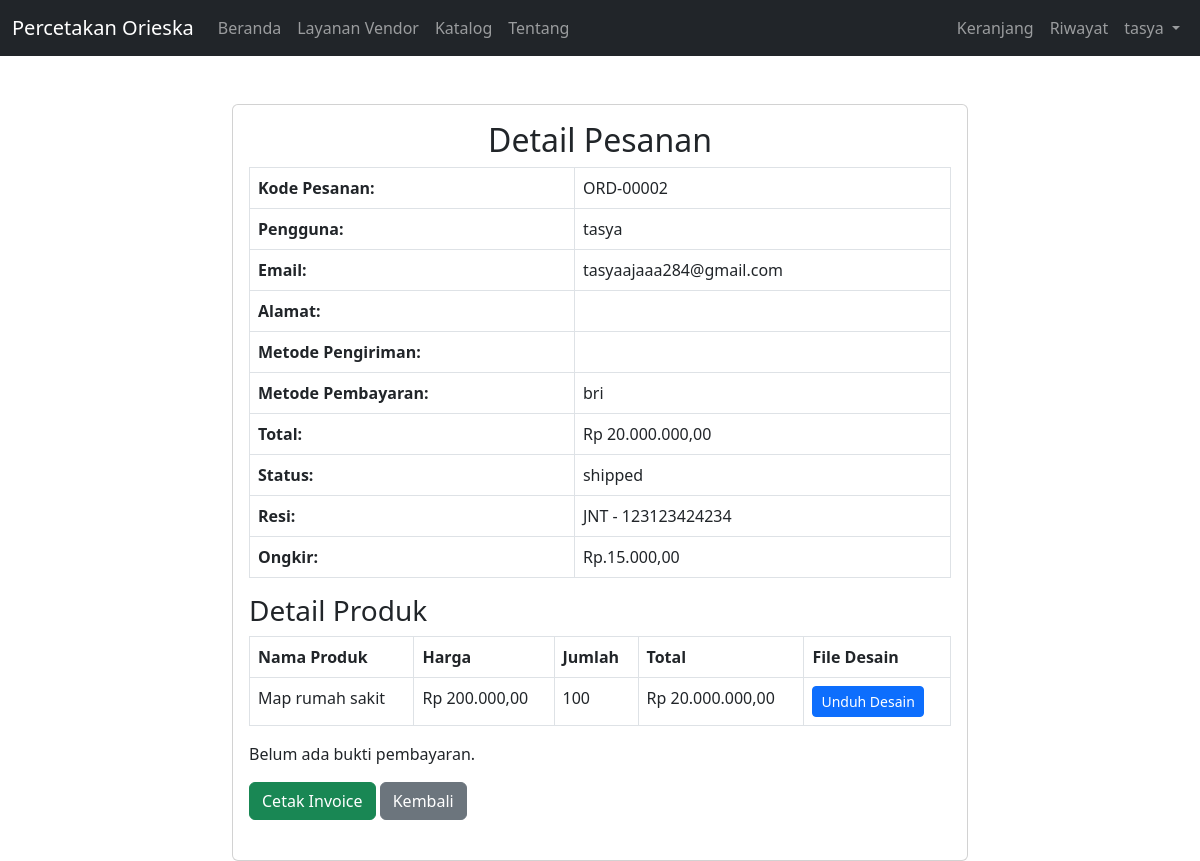
Screenshot of /consumer/view_order_detail.php?id=2 (signed in) with the database file from the repository.
### tables this page shows
CREATE TABLE `orders` (
  `id` int(11) NOT NULL,
  `user_id` int(11) NOT NULL,
  `order_code` varchar(20) NOT NULL,
  `total` decimal(10,2) NOT NULL,
  `created_at` timestamp NOT NULL DEFAULT current_timestamp(),
  `updated_at` timestamp NOT NULL DEFAULT current_timestamp() ON UPDATE current_timestamp(),
  `address` varchar(255) NOT NULL,
  `shipping_method` varchar(50) NOT NULL,
  `payment_method` varchar(50) NOT NULL,
  `status` varchar(50) NOT NULL DEFAULT 'pending',
  `tracking_number` varchar(255) DEFAULT NULL,
  `shipping_cost` decimal(10,2) DEFAULT NULL,
  `payment_proof` varchar(255) DEFAULT NULL,
  `rejection_notes` text DEFAULT NULL,
  `proofing_file` varchar(255) DEFAULT NULL
);

CREATE TABLE `users` (
  `id` int(11) NOT NULL,
  `user_code` varchar(20) DEFAULT NULL,
  `username` varchar(50) NOT NULL,
  `password` varchar(255) NOT NULL,
  `email` varchar(100) NOT NULL,
  `role` enum('admin','individual','company','bagian_produksi','bagian_keuangan','bagian_pengiriman','bagian_praproduksi','pemilik') NOT NULL,
  `created_at` timestamp NOT NULL DEFAULT current_timestamp(),
  `email_verified` tinyint(1) DEFAULT 0,
  `verification_code` varchar(255) DEFAULT NULL
);

CREATE TABLE `order_items` (
  `id` int(11) NOT NULL,
  `order_id` int(11) NOT NULL,
  `product_id` int(11) NOT NULL,
  `quantity` int(11) NOT NULL,
  `price` decimal(10,2) NOT NULL,
  `design_file` varchar(255) DEFAULT NULL,
  `note` text DEFAULT NULL
);

CREATE TABLE `products` (
  `id` int(11) NOT NULL,
  `product_code` varchar(20) NOT NULL,
  `name` varchar(100) NOT NULL,
  `description` text DEFAULT NULL,
  `price` decimal(10,2) NOT NULL,
  `image` varchar(255) DEFAULT NULL,
  `created_at` timestamp NOT NULL DEFAULT current_timestamp(),
  `company` tinyint(1) DEFAULT 0,
  `estimasi_pengerjaan` varchar(255) DEFAULT NULL,
  `min_order` int(11) DEFAULT 1
);

### consumer/view_order_detail.php (the view, shortened to what this page needs)
<?php
include '../includes/db.php';
$order_id = $_GET['id'];
$stmt = $conn->prepare("SELECT orders.*, orders.order_code, users.username, users.email FROM orders
                        JOIN users ON orders.user_id = users.id
                        WHERE orders.id = ? AND orders.user_id = ?");
$stmt->bind_param("ii", $order_id, $_SESSION['user_id']);
$stmt->execute();
$result = $stmt->get_result();
$order = $result->fetch_assoc();
$stmt = $conn->prepare("SELECT order_items.*, products.name AS product_name FROM order_items
                        JOIN products ON order_items.product_id = products.id
                        WHERE order_items.order_id = ?");
$stmt->bind_param("i", $order_id);
$stmt->execute();
$result = $stmt->get_result();
$order_items = $result->fetch_all(MYSQLI_ASSOC);
?>
<!DOCTYPE html>
<html lang="id">
<head>
    <link href="https://cdn.jsdelivr.net/npm/bootstrap@5.3.0/dist/css/bootstrap.min.css" rel="stylesheet">
</head>
<body>
    <nav class="navbar navbar-expand-lg navbar-dark bg-dark sticky-top">
        <div class="container-fluid">
            <a class="navbar-brand" href="#">Percetakan Orieska</a>
            <div class="collapse navbar-collapse" id="navbarNavDropdown">
                <ul class="navbar-nav me-auto mb-2 mb-lg-0">
                    <li class="nav-item">
                        <a class="nav-link" aria-current="page" href="../index.php">Beranda</a>
                    </li>
                    <li class="nav-item">
                        <a class="nav-link" href="../layanan.php">Layanan Vendor</a>
                    </li>
                    <li class="nav-item">
                        <a class="nav-link" href="catalog.php">Katalog</a>
                    </li>
                    <li class="nav-item">
                        <a class="nav-link" href="../about.php">Tentang</a>
                    </li>
                </ul>
                <ul class="navbar-nav mb-2 mb-lg-0">
                    <li class="nav-item">
                        <a class="nav-link" href="cart.php"><i class="bi bi-cart"></i> Keranjang</a>
                    </li>
                    <li class="nav-item">
                        <a class="nav-link" href="order_history.php"><i class="material-icons"></i> Riwayat</a>
                    </li>
                    <?php if (isset($_SESSION['username'])): ?>
                        <li class="nav-item dropdown">
                            <a class="nav-link dropdown-toggle" href="#" id="userDropdown" role="button" data-bs-toggle="dropdown" aria-expanded="false">
                                <?= htmlspecialchars($_SESSION['username']); ?>
                            </a>
                        </li>
                    <?php endif; ?>
                </ul>
            </div>
        </div>
    </nav>
    <div class="container mt-5">
        <div class="row justify-content-center">
            <div class="col-md-8">
                <div class="card">
                    <div class="card-body">
                        <h2 class="text-center">Detail Pesanan</h2>
                        <table class="table table-bordered">
                            <tr>
                                <th>Kode Pesanan:</th>
                                <td><?= htmlspecialchars($order['order_code']) ?></td>
                            </tr>
                            <tr>
                                <th>Pengguna:</th>
                                <td><?= htmlspecialchars($order['username']) ?></td>
                            </tr>
                            <tr>
                                <th>Email:</th>
                                <td><?= htmlspecialchars($order['email']) ?></td>
                            </tr>
                            <tr>
                                <th>Alamat:</th>
                                <td><?= htmlspecialchars($order['address']) ?></td>
                            </tr>
                            <tr>
                                <th>Metode Pengiriman:</th>
                                <td><?= htmlspecialchars($order['shipping_method']) ?></td>
                            </tr>
                            <tr>
                                <th>Metode Pembayaran:</th>
                                <td><?= htmlspecialchars($order['payment_method']) ?></td>
                            </tr>
                            <tr>
                                <th>Total:</th>
                                <td>Rp <?= number_format($order['total'], 2, ',', '.') ?></td>
                            </tr>
                            <tr>
                                <th>Status:</th>
                                <td><?= htmlspecialchars($order['status']) ?></td>
                            </tr>
                            <tr>
                                <th>Resi:</th>
                                <td><?= htmlspecialchars($order['tracking_number']); ?></td>
                            </tr>
                            <tr>
                                <th>Ongkir:</th>
                                <td>Rp.<?= number_format($order['shipping_cost'], 2, ',', '.'); ?></td>
                            </tr>
                        </table>
                        <h3>Detail Produk</h3>
                        <table class="table table-bordered">
                            <thead>
                                <tr>
                                    <th>Nama Produk</th>
                                    <th>Harga</th>
                                    <th>Jumlah</th>
                                    <th>Total</th>
                                    <th>File Desain</th>
                                </tr>
                            </thead>
                            <tbody>
                                <?php foreach ($order_items as $item): ?>
                                    <tr>
                                        <td><?= htmlspecialchars($item['product_name']) ?></td>
                                        <td>Rp <?= number_format($item['price'], 2, ',', '.') ?></td>
                                        <td><?= htmlspecialchars($item['quantity']) ?></td>
                                        <td>Rp <?= number_format($item['price'] * $item['quantity'], 2, ',', '.') ?></td>
                                        <td>
                                            <?php if ($item['design_file']): ?>
                                                <a class="btn btn-primary btn-sm" href="../uploads/designs/<?= htmlspecialchars($item['design_file']) ?>" download>Unduh Desain</a>
                                            <?php endif; ?>
                                        </td>
                                    </tr>
                                <?php endforeach; ?>
                            </tbody>
                        </table>
                        <?php if ($order['payment_proof']): ?>
                            <a class="btn btn-warning" href="../uploads/payment_proofs/<?= htmlspecialchars($order['payment_proof']); ?>" target="_blank">Lihat Bukti Pembayaran</a>
                        <?php else: ?>
                            <p>Belum ada bukti pembayaran.</p>
                        <?php endif; ?>
                        <a class="btn btn-success" href="print_invoice.php?order_id=<?= $order['id'] ?>" target="_blank">Cetak Invoice</a>
                        <a class="btn btn-secondary" href="order_history.php">Kembali</a><br><br>
                    </div>
                </div>
            </div>
        </div>
    </div>
</body>
</html>

### rows the page displays
orders: order_code "ORD-00002", user.username "tasya", user.email "tasyaajaaa284@gmail.com", payment_method "bri", total "20.000.000,00", status "shipped", tracking_number "JNT - 123123424234", shipping_cost "15.000,00"
order_items: product.name "Map rumah sakit", price "200.000,00", quantity "100", $item['price'] * $item['quantity'] "20.000.000,00"

### other values shown
$_SESSION['username'] "tasya"
